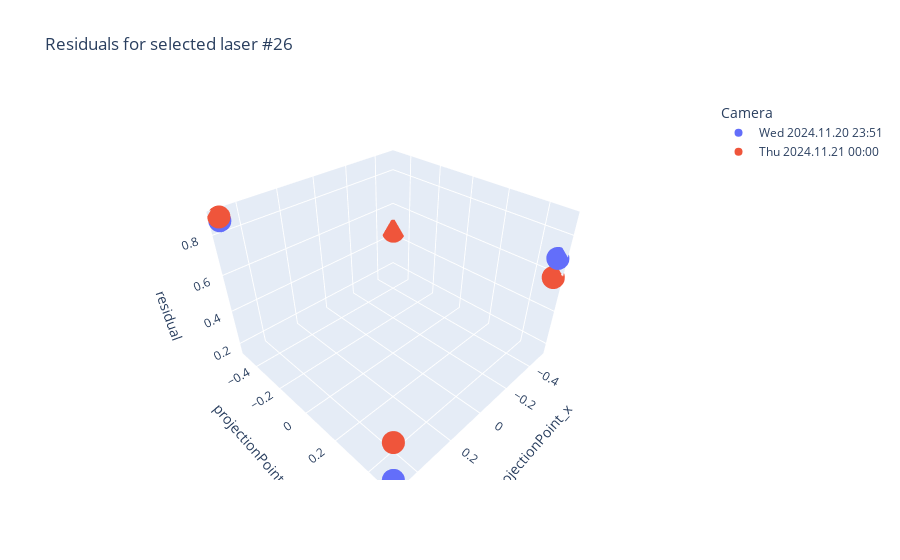

Source (notebook cell):
### Code cell
select_laser = 26
data_points_selected = list(filter(lambda data_point: data_point['Laser'] == select_laser, data_points))


fig = px.scatter_3d(data_points_selected
    , x='projectionPoint_x'
    , y='projectionPoint_y'
    , z='residual'
    , color='Camera'
    , hover_name='Laser'
	, hover_data=['beam_capture_index', 'projectionPoint_x', 'projectionPoint_y']
    , title="Residuals for selected laser #{0}".format(select_laser))
fig.show()

### Figure 1 — Plotly figure (JSON) as saved in the notebook; plotly's stock layout.template omitted (floating-point values rounded to 4 significant figures)
{"data": [{"customdata": [[0], [1], [2]], "hovertemplate": "<b>%{hovertext}</b><br><br>Camera=Wed 2024.11.20 23:51<br>projectionPoint_x=%{x}<br>projectionPoint_y=%{y}<br>residual=%{z}<br>beam_capture_index=%{customdata[0]}<extra></extra>", "hovertext": [26, 26, 26], "legendgroup": "Wed 2024.11.20 23:51", "marker": {"color": "#636efa", "symbol": "circle"}, "mode": "markers", "name": "Wed 2024.11.20 23:51", "scene": "scene", "showlegend": true, "type": "scatter3d", "x": [0.5, -0.5, 0.5], "y": [-0.5, 0.5, 0.5], "z": [0.8678, 0.6887, 0.1576]}, {"customdata": [[0], [1], [2], [3]], "hovertemplate": "<b>%{hovertext}</b><br><br>Camera=Thu 2024.11.21 00:00<br>projectionPoint_x=%{x}<br>projectionPoint_y=%{y}<br>residual=%{z}<br>beam_capture_index=%{customdata[0]}<extra></extra>", "hovertext": [26, 26, 26, 26], "legendgroup": "Thu 2024.11.21 00:00", "marker": {"color": "#EF553B", "symbol": "circle"}, "mode": "markers", "name": "Thu 2024.11.21 00:00", "scene": "scene", "showlegend": true, "type": "scatter3d", "x": [-0.5, 0.5, -0.5, 0.5], "y": [-0.5, -0.5, 0.5, 0.5], "z": [0.445, 0.8848, 0.59, 0.3821]}], "layout": {"legend": {"title": {"text": "Camera"}, "tracegroupgap": 0}, "scene": {"domain": {"x": [0, 1], "y": [0, 1]}, "xaxis": {"title": {"text": "projectionPoint_x"}}, "yaxis": {"title": {"text": "projectionPoint_y"}}, "zaxis": {"title": {"text": "residual"}}}, "title": {"text": "Residuals for selected laser #26"}}}
